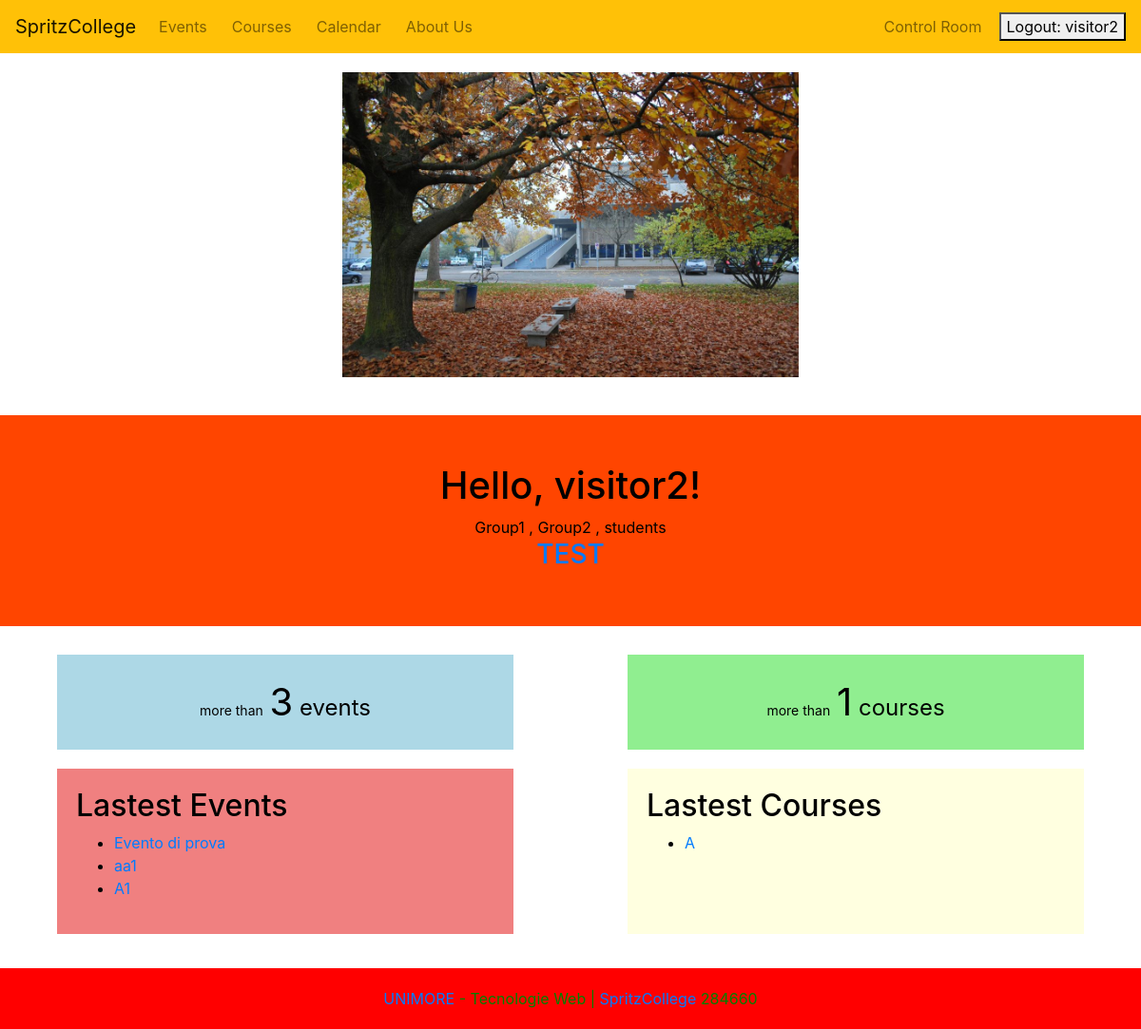
/ (signed in), run on the app's committed database.
### Activities/models.py (models this page shows, shortened)
class Event(models.Model):
    ACTIVE = 'active'
    CANCELLED = 'cancelled'
    COMPLETED = 'completed'
    STATUS_CHOICES = [
        (ACTIVE, 'Active'),
        (CANCELLED, 'Cancelled'),
        (COMPLETED, 'Completed'),
    ]
    name = models.CharField(max_length=100)
    description = models.TextField(max_length=250)
    date = models.DateTimeField(default=default_event_time)
    duration = models.DurationField(default=timedelta(hours=1))
    price = models.DecimalField(
        max_digits=10, decimal_places=2, null=True, blank=True, default=Decimal('0.00'))
    max_capacity = models.PositiveIntegerField(default=100)
    place = models.CharField(max_length=100, default="conference room")
    status = models.CharField(
        max_length=20, choices=STATUS_CHOICES, default=ACTIVE)
    class Meta:
        ordering = ['date']

class Course(models.Model):
    CATEGORY_CHOICES = [
        ('ANY', 'uncategorized'),
        ('TCH', 'tech course'),
        ('LTR', 'literature course'),
        ('LAN', 'language course'),
        ('HND', 'craftsman course'),
        ('ART', 'art course'),
    ]
    name = models.CharField(max_length=100)
    description = models.TextField(max_length=250)
    start_date = models.DateField()
    end_date = models.DateField()
    recurrence_day = models.CharField(max_length=20)
    time = models.TimeField()
    image = models.ImageField(
        upload_to=course_image_path, default='Courses/default.jpg')
    category = models.CharField(
        max_length=50, choices=CATEGORY_CHOICES, default='ANY')

### SpritzCollege/views.py (the view)
# urls.py: re_path(r"^$|^\/$|^home\/$", go_home, name="home"),
def go_home (request):
    today = date.today()
    latest_courses = Course.objects.filter(end_date__gte=today).order_by('-end_date')[:5]
    ctx = {"title":"Home", "events_list": Event.objects.all(), "courses_list": Course.objects.all(), "latest_events": Event.objects.order_by('date')[:5], "latest_courses": latest_courses}
    return render(request, template_name="index.html", context=ctx)

### Profiles/templatetags/filter.py (called while the page is built)
@register.filter(name='has_group')
def has_group(user, group_name):
    if user.is_superuser:
        return True
    group = Group.objects.get(name=group_name)
    return True if group in user.groups.all() else False

### templates/index.html (shortened to what this page needs)
{% extends 'base.html' %}
{% load filter %}
{% block content %}
{% load static %}
<div style="display: flex; justify-content: center; padding: 20px 0;">
    <img src="{% static 'home1.jpeg' %}" alt="iH_homepage" style="width: 40%; height: auto;">
</div>
<div style="margin-top: 20px; background-color: orangered; padding: 50px; margin-bottom: 30px;;">
    <center>
        {% if user.is_authenticated %}
        <h1>Hello, {{ user.username }}!</h1>
        {% if request.user.is_superuser %}
        <h3>Welcome back, superman! <a href="/admin"> war room?</a></h3>
        {% else %}
        {% if request.user.groups.exists %}
        {% for group in request.user.groups.all %}
        {% if not forloop.first %}, {% endif %}
        {{ group.name }}
        {% endfor %}
        {% else %}
        <p>No groups detected</p>
        {% endif %}
        {% endif %}
        {% else %}
        <h1>Welcome at SpritzCollege!</h1>
        <h3> <a href="{% url 'about_us' %}">Read about us</a>, otherwise watch our program!</h3>
        {% endif %}
        <h3> <a href="{% url 'about_us' %}">TEST</a></h3>
    </center>
</div>
<div style=" top: 50%; left:50%; bottom: 50;">
    <div style="display: flex; justify-content: space-around;">
        <div style="width: 40%; background-color: lightblue; padding: 20px;">
            {% if events_list.count > 0 %}
            <div style="font-size: 24px; text-align: center;">
                <span style="font-size: 14px;">more than</span>
                <span style="font-size: 40px;">{{ events_list.count }}</span>
                <span style="font-size: 24px;">events</span>
            </div>
            {% endif %}
        </div>
        <div style="width: 40%; background-color: lightgreen; padding: 20px;">
            {% if courses_list.count > 0 %}
            <div style="font-size: 24px; text-align: center;">
                <span style="font-size: 14px;">more than</span>
                <span style="font-size: 40px;">{{ courses_list.count }}</span>
                <span style="font-size: 24px;">courses</span>
            </div>
            {% endif %}
        </div>
    </div>
</div>
<div style="display: flex; justify-content: space-around; margin-top: 20px;">
    <div style="width: 40%; background-color: lightcoral; padding: 20px;">
        {% if latest_events.count > 0 %}
        <h2>Lastest Events</h2>
        <ul>
            {% for event in latest_events %}
            <li>
                <a href="{% url 'event_detail' event.id %}">{{ event.name }}</a>
            </li>
            {% endfor %}
            {% endif %}
        </ul>
    </div>
    <div style="width: 40%; background-color: lightyellow; padding: 20px;">
        {% if latest_courses.count > 0 %}
        <h2>Lastest Courses</h2>
        <ul>
            {% for course in latest_courses %}
            <li>
                <a href="{% url 'course_detail' course.id %}">{{ course.name }}</a>
            </li>
            {% endfor %}
            {% endif %}
        </ul>
    </div>
</div>
{% endblock %}

### templates/base.html (shortened to what this page needs)
{% load static %}
<!DOCTYPE html>
<html lang="it">
<head>
  <link rel="stylesheet" href="https://cdn.jsdelivr.net/npm/bootstrap@4.6.1/dist/css/bootstrap.min.css">
  <link rel="stylesheet" href="https://cdnjs.cloudflare.com/ajax/libs/font-awesome/5.15.1/css/all.min.css">
</head>
<body>
  <header class="top-bar">
    <nav class="navbar navbar-expand-lg navbar-light bg-warning text-white">
      <a class="navbar-brand" href="{% url 'home' %}">SpritzCollege</a>
      <div class="collapse navbar-collapse" id="navbarSupportedContent">
        <ul class="navbar-nav mr-auto">
          <li class="nav-item">
            <a class="nav-link" href="{% url 'list_events' %}">Events</a>
          </li>
          <li class="nav-item">
            <a class="nav-link" href="{% url 'list_courses' %}">Courses</a>
          </li>
          <li class="nav-item">
            <a class="nav-link" href="{% url 'calendar_view' %}">Calendar</a>
          </li>
          <li class="nav-item">
            <a class="nav-link" href="{% url 'about_us' %}">About Us</a>
          </li>
        </ul>
        {% if request.user.is_authenticated %}
        <ul class="navbar-nav ml-auto">
          <li class="nav-item">
            <a class="nav-link" href="{% url 'my_messages' %}">Control Room</a>
          </li>
      </div>
      {% endif %}
      {% if user.is_authenticated %}
      <form method="post" action="{% url 'logout' %}">
        <button type="submit">Logout: {{user.username}}</button>
      </form>
      {% else %}
      <a style="padding-right: 10px; font-style: italic;" href="{% url 'register' %}">submit</a>
        <form method="post" action="{% url 'login' %}">
          {% csrf_token %}
          <button type="submit">Sign in</button>
        </form>
      {% endif %}
    </nav>
  </header>
  <main>
    {% block content %}
    {% endblock %}
  </main>
  <footer class="bottom-bar">
    <div class="text-center">
      <a href="https://www.unimore.it/it">UNIMORE</a> - Tecnologie Web | <a href="{% url 'home' %}">SpritzCollege</a>
    </div>
  </footer>
</body>
</html>

### templates/base.html (style rules this page uses)
body { margin-bottom: 100px; background-color: white; color: black; height: 100%; }
.navbar-nav { display: flex; align-items: center; }
.nav-item { margin-right: 10px; }
.bottom-bar { position: fixed; bottom: 0; width: 100%; display: flex; align-items: center; justify-content: center; background-color: red; padding: 20px 0; color: green; }

### data on the page
Event: name "Evento di prova"
Event: name "aa1"
Event: name "A1"
Course: name "A"

### other printed values
{{ user.username }} "visitor2"
{{ group.name }} "Group1"
{{ group.name }} "Group2"
{{ group.name }} "students"
{{ events_list.count }} "3"
{{ courses_list.count }} "1"
